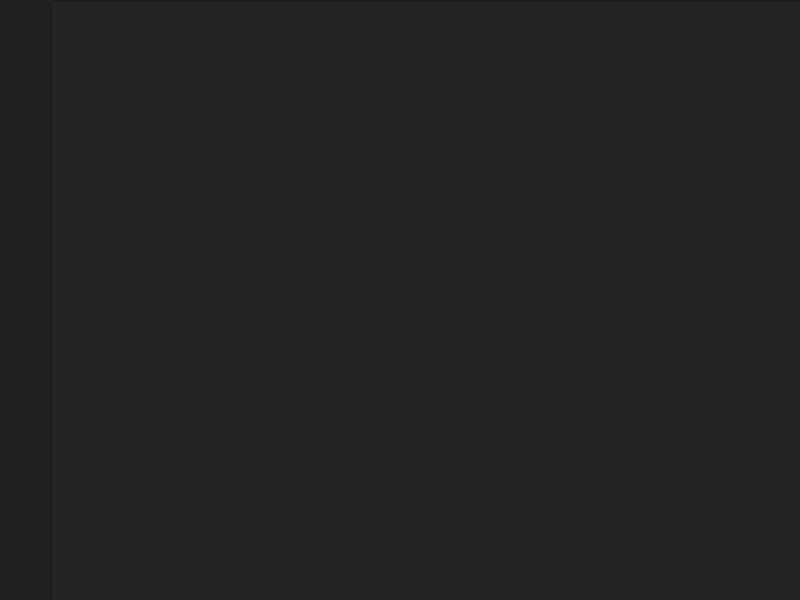
<?xml version="1.0" encoding="UTF-8"?>
<ui version="4.0">
 <class>MainWindow</class>
 <widget class="QMainWindow" name="MainWindow">
  <property name="geometry">
   <rect>
    <x>0</x>
    <y>0</y>
    <width>800</width>
    <height>600</height>
   </rect>
  </property>
  <property name="minimumSize">
   <size>
    <width>550</width>
    <height>500</height>
   </size>
  </property>
  <property name="windowTitle">
   <string>MainWindow</string>
  </property>
  <widget class="QWidget" name="centralwidget">
   <property name="styleSheet">
    <string notr="true">* {
    background-color : #242424;
	font: 600 20pt &quot;Segoe UI Variable Display Semib&quot;;
	color : white;
}

#leftMenu {
	background : #202020;
}

#leftMenu .QPushButton {
	
	background-color: transparent;
	border-radius : 7px;

}

#leftMenu .QPushButton:hover {
	background-color: #292929;
}

#leftMenu .QPushButton:pressed {
	background-color: transparent;
}

#mainFrame {
	border-left : 2px solid #1d1d1d;
	border-top : 2px solid #1d1d1d;;
	border-top-left-radius: 5px;
	border-bottom : transparent;
	border-right : transparent;
}

#leftMenu .QPushButton {
	padding : 7px;
	image-position: left center;
	font: 600 14pt &quot;Segoe UI Variable Display Semib&quot;;
	color: rgb(255, 255, 255);
}

#settings_btn {
	image: url(:/leftMenu/Icons/regular_settings_light.svg);
}

#home_btn {
	image: url(:/leftMenu/Icons/regular_home_light.svg);
}

#theme_btn {
	
	image: url(:/leftMenu/Icons/light_theme_icon.svg);
}

#menu_btn {
	image: url(:/leftMenu/Icons/menu_light.svg);
}

#info_btn {
	image: url(:/leftMenu/Icons/light_info.svg);
}</string>
   </property>
   <layout class="QHBoxLayout" name="horizontalLayout">
    <property name="spacing">
     <number>0</number>
    </property>
    <property name="leftMargin">
     <number>0</number>
    </property>
    <property name="topMargin">
     <number>0</number>
    </property>
    <property name="rightMargin">
     <number>0</number>
    </property>
    <property name="bottomMargin">
     <number>0</number>
    </property>
    <item>
     <widget class="QFrame" name="leftMenu">
      <property name="maximumSize">
       <size>
        <width>50</width>
        <height>16777215</height>
       </size>
      </property>
      <property name="styleSheet">
       <string notr="true"/>
      </property>
      <layout class="QVBoxLayout" name="verticalLayout">
       <property name="spacing">
        <number>5</number>
       </property>
       <property name="leftMargin">
        <number>5</number>
       </property>
       <property name="topMargin">
        <number>5</number>
       </property>
       <property name="rightMargin">
        <number>5</number>
       </property>
       <property name="bottomMargin">
        <number>5</number>
       </property>
       <item>
        <widget class="QPushButton" name="menu_btn">
         <property name="sizePolicy">
          <sizepolicy hsizetype="Minimum" vsizetype="Expanding">
           <horstretch>0</horstretch>
           <verstretch>0</verstretch>
          </sizepolicy>
         </property>
         <property name="maximumSize">
          <size>
           <width>16777215</width>
           <height>40</height>
          </size>
         </property>
         <property name="toolTip">
          <string>Menu</string>
         </property>
         <property name="styleSheet">
          <string notr="true">image-position : center</string>
         </property>
         <property name="text">
          <string/>
         </property>
        </widget>
       </item>
       <item>
        <widget class="QPushButton" name="home_btn">
         <property name="sizePolicy">
          <sizepolicy hsizetype="Minimum" vsizetype="Expanding">
           <horstretch>0</horstretch>
           <verstretch>0</verstretch>
          </sizepolicy>
         </property>
         <property name="maximumSize">
          <size>
           <width>16777215</width>
           <height>40</height>
          </size>
         </property>
         <property name="toolTip">
          <string>Home</string>
         </property>
         <property name="styleSheet">
          <string notr="true"/>
         </property>
         <property name="text">
          <string/>
         </property>
        </widget>
       </item>
       <item>
        <spacer name="verticalSpacer">
         <property name="orientation">
          <enum>Qt::Orientation::Vertical</enum>
         </property>
         <property name="sizeHint" stdset="0">
          <size>
           <width>20</width>
           <height>40</height>
          </size>
         </property>
        </spacer>
       </item>
       <item>
        <widget class="QPushButton" name="theme_btn">
         <property name="sizePolicy">
          <sizepolicy hsizetype="Minimum" vsizetype="Expanding">
           <horstretch>0</horstretch>
           <verstretch>0</verstretch>
          </sizepolicy>
         </property>
         <property name="maximumSize">
          <size>
           <width>16777215</width>
           <height>40</height>
          </size>
         </property>
         <property name="toolTip">
          <string>Theme</string>
         </property>
         <property name="styleSheet">
          <string notr="true"/>
         </property>
         <property name="text">
          <string/>
         </property>
        </widget>
       </item>
       <item>
        <widget class="QPushButton" name="settings_btn">
         <property name="sizePolicy">
          <sizepolicy hsizetype="Minimum" vsizetype="Expanding">
           <horstretch>0</horstretch>
           <verstretch>0</verstretch>
          </sizepolicy>
         </property>
         <property name="maximumSize">
          <size>
           <width>16777215</width>
           <height>40</height>
          </size>
         </property>
         <property name="toolTip">
          <string>Settings</string>
         </property>
         <property name="styleSheet">
          <string notr="true"/>
         </property>
         <property name="text">
          <string/>
         </property>
        </widget>
       </item>
      </layout>
     </widget>
    </item>
    <item>
     <widget class="QFrame" name="mainFrame">
      <property name="frameShape">
       <enum>QFrame::Shape::StyledPanel</enum>
      </property>
      <property name="frameShadow">
       <enum>QFrame::Shadow::Raised</enum>
      </property>
      <layout class="QVBoxLayout" name="verticalLayout_2">
       <property name="spacing">
        <number>0</number>
       </property>
       <property name="leftMargin">
        <number>0</number>
       </property>
       <property name="topMargin">
        <number>0</number>
       </property>
       <property name="rightMargin">
        <number>0</number>
       </property>
       <property name="bottomMargin">
        <number>0</number>
       </property>
       <item>
        <widget class="QStackedWidget" name="switchPage">
         <property name="styleSheet">
          <string notr="true"/>
         </property>
         <property name="currentIndex">
          <number>2</number>
         </property>
         <widget class="QWidget" name="home_page"/>
         <widget class="QWidget" name="settings_page"/>
         <widget class="QWidget" name="info_page">
          <layout class="QVBoxLayout" name="verticalLayout_3"/>
         </widget>
        </widget>
       </item>
      </layout>
     </widget>
    </item>
   </layout>
  </widget>
 </widget>
 <resources>
  <include location="icons.qrc"/>
 </resources>
 <connections/>
</ui>
